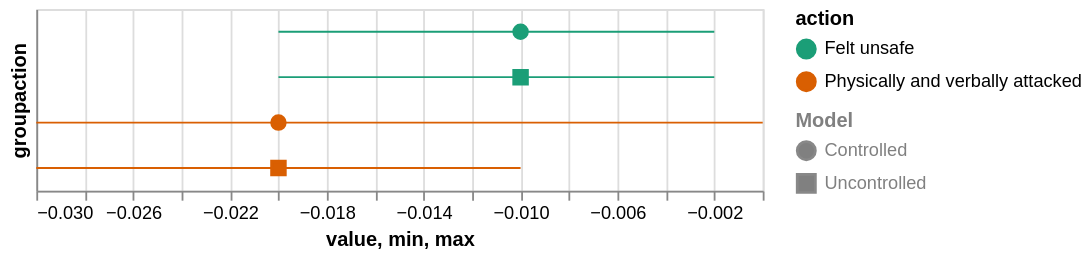

Vega-Lite specification for this chart:
### Vega-Lite specification from a JSON file in a GitHub repository (floating-point values rounded to 4 significant figures)
{"$schema": "https://vega.github.io/schema/vega-lite/v5.json", "height": 100, "width": 400, "data": {"values": [{"gender": "Women", "group": "White majority", "value": "-0.016494845", "model": "Uncontrolled", "min": "-0.030412371", "max": "-0.004123711", "action": ""}, {"gender": "Women", "group": "White other", "value": "-0.03814433", "model": "Uncontrolled", "min": "-0.109278351", "max": "0.042268041", "action": ""}, {"gender": "Women", "group": "Indian", "value": "0.015979381", "model": "Uncontrolled", "min": "-0.079896907", "max": "0.113402062", "action": ""}, {"gender": "Women", "group": "Pakistani & Bangladeshi", "value": "-0.195876289", "model": "Uncontrolled", "min": "-0.359793814", "max": "-0.035051546", "action": ""}, {"gender": "Women", "group": "South East Asian", "value": "-0.117010309", "model": "Uncontrolled", "min": "-0.353608247", "max": "0.114948454", "action": ""}, {"gender": "Women", "group": "Black groups", "value": "-0.109278351", "model": "Uncontrolled", "min": "-0.219072165", "max": "-0.008762887", "action": ""}, {"gender": "Women", "group": "White majority", "value": "-0.01761658", "model": "Controlled", "min": "-0.026943005", "max": "0.001036269", "action": ""}, {"gender": "Women", "group": "White other", "value": "-0.053367876", "model": "Controlled", "min": "-0.123316062", "max": "0.021243523", "action": ""}, {"gender": "Women", "group": "Indian", "value": "0.02746114", "model": "Controlled", "min": "-0.075129534", "max": "0.130051813", "action": ""}, {"gender": "Women", "group": "Pakistani & Bangladeshi", "value": "-0.143523316", "model": "Controlled", "min": "-0.281865285", "max": "-0.003626943", "action": ""}, {"gender": "Women", "group": "South East Asian", "value": "-0.132642487", "model": "Controlled", "min": "-0.372020725", "max": "0.111398964", "action": ""}, {"gender": "Women", "group": "Black groups", "value": "-0.121761658", "model": "Controlled", "min": "-0.225906736", "max": "-0.019170984", "action": ""}, {"gender": "Men", "group": "White majority", "value": "-0.02", "model": "Uncontrolled", "min": "-0.03", "max": "-0.01", "action": "Physically and verbally attacked"}, {"gender": "Men", "group": "White majority", "value": "-0.02", "model": "Controlled", "min": "-0.03", "max": "0", "action": "Physically and verbally attacked"}, {"gender": "Men", "group": "White majority", "value": "-0.01", "model": "Uncontrolled", "min": "-0.02", "max": "-0.002", "action": "Felt unsafe"}, {"gender": "Men", "group": "White majority", "value": "-0.01", "model": "Controlled", "min": "-0.02", "max": "-0.002", "action": "Felt unsafe"}]}, "transform": [{"calculate": "datum.action+datum.group+datum.model", "as": "groupaction"}, {"filter": "datum.gender=='Men'"}], "layer": [{"mark": {"type": "point", "size": 50, "opacity": 1}, "encoding": {"x": {"field": "value", "type": "quantitative", "axis": {}}, "shape": {"field": "model", "type": "nominal", "legend": {"labelColor": "grey", "symbolFillColor": "grey", "title": "Model", "titleColor": "grey"}}, "y": {"field": "groupaction", "type": "nominal", "axis": {"labels": false, "ticks": false}}, "color": {"field": "action", "type": "nominal", "scale": {"scheme": "dark2"}}, "fill": {"field": "action", "type": "nominal", "scale": {"scheme": "dark2"}, "legend": {}}}}, {"mark": {"type": "rule"}, "encoding": {"x": {"field": "min", "type": "quantitative"}, "x2": {"field": "max"}, "y": {"field": "groupaction", "type": "nominal"}, "color": {"field": "action", "type": "nominal"}}}]}
